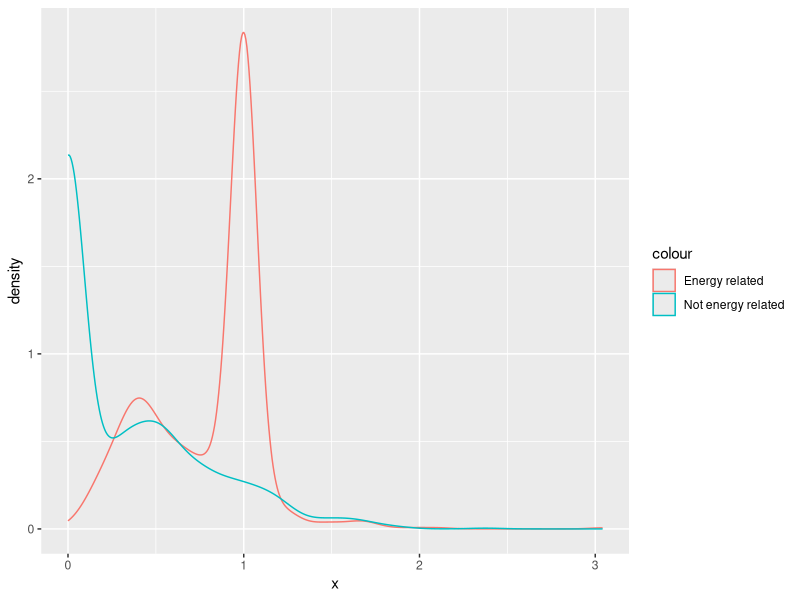
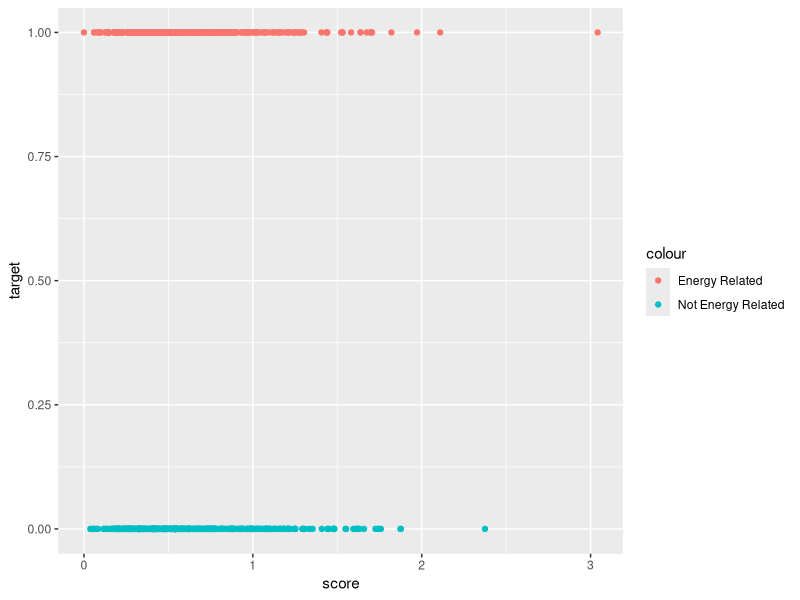
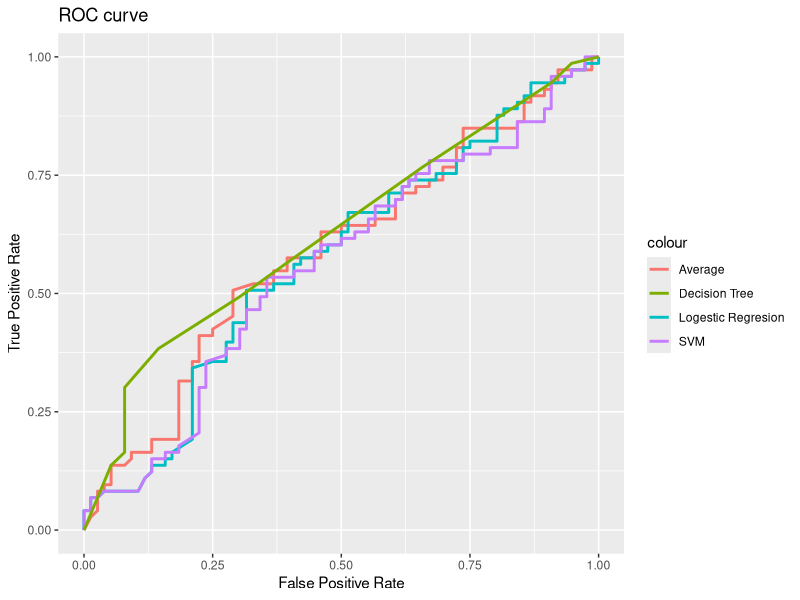
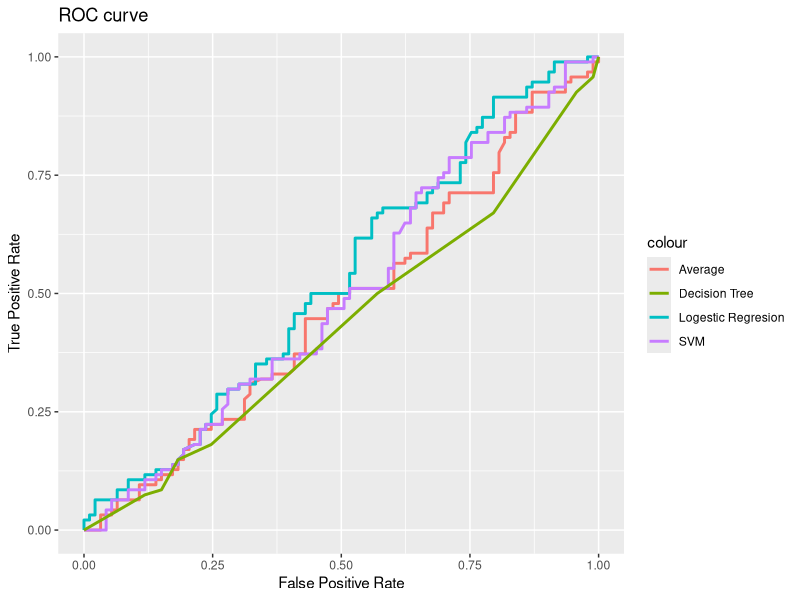

Here is the R script that generated these plots, in order:
## ---- chunk 1
knitr::opts_chunk$set(echo = TRUE)
library(randomForest)
library(e1071)
library(readr)
library(rpart)
library(ggplot2)
library(ROCR)
library(caret)

dt <- read_csv("./data/scores.csv", na = "NA")
## ---- chunk 2
energy.related.repos<-as.numeric(unlist(subset(dt,target==1,)))
not.energy.related.repos<-as.numeric(unlist(subset(dt,target==0,)))

 ggplot() + 
  geom_density(aes(x=x,colour="Energy related") , data=data.frame(x=energy.related.repos))+
  geom_density(aes(x=x, colour="Not energy related"), data=data.frame(x=not.energy.related.repos))

## ---- chunk 3
energy.related.repos<-subset(dt,target==1,)
not.energy.related.repos<-subset(dt,target==0,)
ggplot(NULL, aes(x=score, y=target)) +
  geom_point(data=energy.related.repos, aes(x=score, y=target,color="Energy Related"))+
  geom_point(data=not.energy.related.repos, aes(x=score, y=target,color="Not Energy Related"))
## ---- chunk 4

print(paste0("Total Number of Rows: ",nrow(dt)))
index<-sample(nrow(dt),round(nrow(dt)*0.8))
train<-dt[index,]
test<-dt[-index,]
cutoff<-0.47
## ---- chunk 5
rocCurve <-function(prediction,real){  
      res<-prediction(prediction, real, label.ordering = NULL)
      roc.perf = performance(res, measure = "tpr", x.measure = "fpr")
      data.frame(y=as.vector(unlist(roc.perf@y.values)),x=as.vector(unlist(roc.perf@x.values)))
  }
## ---- chunk 6
 AUC <-function(prediction,target){
      res<-prediction(prediction, target, label.ordering = NULL)
      auc.tmp <- performance(res,"auc"); 
      auc <- as.numeric(auc.tmp@y.values)
      auc
 }
## ---- chunk 7
logestic.regresion<-function(train,test,cutoff){
  model<-lm(target~score ,train)
  pre<-predict(model,test)
  pre
  # reg<-(pre>cutoff)
  #reg
}
## ---- chunk 8
decision.tree<-function(train,test,cutoff){
    fit <- rpart(target~score , method="class", data=train)
    tree<-predict(fit, test)
   # tree<-(tree[,2]>cutoff)
    tree[,2]
}
## ---- chunk 9
sVM<-function(train,test,cutoff){
   model <- svm(target ~ score , train)
   pre <- predict(model, test)
   svm<-(pre>cutoff)
   pre
}
## ---- chunk 10
# merger<-function(train,test,cutoff){
#   reg<-logestic.regresion(train,test,cutoff)
#   svm<-sVM(train,test,cutoff)
#   tree<-decision.tree(train,test,cutoff)
#   dt<-data.frame(regression=reg,tree=tree,SVM=svm )
#   dt["result"]<-rowSums(dt)
#   dt["result"]<-(dt["result"]>1)*1
#   dt["result"]
# }
# dt<-merger(train,test,cutoff)
# answer  <-(test[,3]>0)
# res<- data.frame(predicted=dt,answer=answer )


## ---- chunk 11
combiner<-function(train,test,cutoff){
  reg<-logestic.regresion(train,test,cutoff)
  svm<-sVM(train,test,cutoff)
  tree<-decision.tree(train,test,cutoff)
   avg<-(reg+svm+tree)/3
   avg
}

## ---- chunk 12
 train.subset<-train[1:round(nrow(train)/5),]
 avg.score<-combiner(train,train.subset,cutoff) 
 logestic.res<-logestic.regresion(train,train.subset,cutoff)
 svM.res    <-sVM(train,train.subset,cutoff)
 tree.res   <- decision.tree(train,train.subset,cutoff)

 ggplot(NULL,aes(x=x,y=y))+
  geom_line(data=rocCurve(avg.score,train.subset[,3]),size = 1,aes( color = "Average"))+
  geom_line(data=rocCurve(logestic.res,train.subset[,3]),size = 1,aes( color = "Logestic Regresion"))+
  geom_line(data=rocCurve(svM.res,train.subset[,3]),size = 1,aes( color = "SVM"))+
  geom_line(data=rocCurve(tree.res,train.subset[,3]),size = 1,aes( color = "Decision Tree"))+
  labs(title= "ROC curve", x = "False Positive Rate",y = "True Positive Rate")
## ---- chunk 13

print(paste0("AUC is Avg: ",AUC(avg.score,train.subset[,3])))
print(paste0("AUC is Logestic Regresion: ",AUC(logestic.res,train.subset[,3])))
print(paste0("AUC is SVM: ",AUC(svM.res,train.subset[,3])))
print(paste0("AUC is Decision Tree: ",AUC(tree.res,train.subset[,3])))

## ---- chunk 14
  avg.score<-combiner(train,test,cutoff) 
 logestic.res<-logestic.regresion(train,test,cutoff)
 svM.res    <-sVM(train,test,cutoff)
 tree.res   <- decision.tree(train,test,cutoff)
ggplot(NULL,aes(x=x,y=y))+
  geom_line(data=rocCurve(avg.score,test[,3]),size = 1,aes( color = "Average"))+
  geom_line(data=rocCurve(logestic.res,test[,3]),size = 1,aes( color = "Logestic Regresion"))+
  geom_line(data=rocCurve(svM.res,test[,3]),size = 1,aes( color = "SVM"))+
  geom_line(data=rocCurve(tree.res,test[,3]),size = 1,aes( color = "Decision Tree"))+
  labs(title= "ROC curve", x = "False Positive Rate",y = "True Positive Rate")
## ---- chunk 15
print(paste0("AUC is Avg: ",AUC(avg.score,test[,3])))
print(paste0("AUC is Logestic Regresion: ",AUC(logestic.res,test[,3])))
print(paste0("AUC is SVM: ",AUC(svM.res,test[,3])))
print(paste0("AUC is Decision Tree: ",AUC(tree.res,test[,3])))
